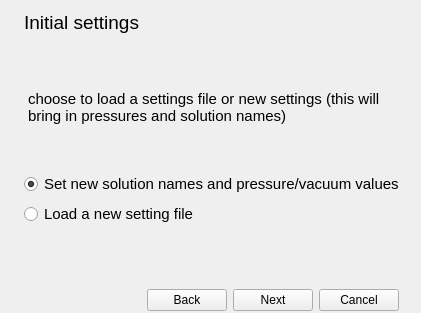
         <widget class="QWidget" name="page_2">
          <layout class="QGridLayout" name="gridLayout_14">
           <property name="bottomMargin">
            <number>0</number>
           </property>
           <item row="3" column="1">
            <widget class="QRadioButton" name="radioButton_2">
             <property name="font">
              <font>
               <pointsize>11</pointsize>
              </font>
             </property>
             <property name="text">
              <string>Set new solution names and pressure/vacuum values</string>
             </property>
             <property name="checked">
              <bool>true</bool>
             </property>
            </widget>
           </item>
           <item row="4" column="1">
            <widget class="QRadioButton" name="radioButton">
             <property name="font">
              <font>
               <pointsize>11</pointsize>
              </font>
             </property>
             <property name="text">
              <string>Load a new setting file</string>
             </property>
            </widget>
           </item>
           <item row="2" column="1" colspan="2">
            <widget class="QPlainTextEdit" name="plainTextEdit_2">
             <property name="sizePolicy">
              <sizepolicy hsizetype="Expanding" vsizetype="Minimum">
               <horstretch>0</horstretch>
               <verstretch>0</verstretch>
              </sizepolicy>
             </property>
             <property name="maximumSize">
              <size>
               <width>16777215</width>
               <height>80</height>
              </size>
             </property>
             <property name="font">
              <font>
               <pointsize>11</pointsize>
              </font>
             </property>
             <property name="styleSheet">
              <string notr="true">QPlainTextEdit {
    background-color: transparent;
    /*background-image: url(draft.png);*/
    background-attachment: scroll;
}</string>
             </property>
             <property name="frameShape">
              <enum>QFrame::NoFrame</enum>
             </property>
             <property name="plainText">
              <string>choose to load a settings file or new settings (this will bring in pressures and solution names)</string>
             </property>
            </widget>
           </item>
           <item row="5" column="1">
            <spacer name="verticalSpacer">
             <property name="orientation">
              <enum>Qt::Vertical</enum>
             </property>
             <property name="sizeType">
              <enum>QSizePolicy::Expanding</enum>
             </property>
             <property name="sizeHint" stdset="0">
              <size>
               <width>20</width>
               <height>40</height>
              </size>
             </property>
            </spacer>
           </item>
           <item row="0" column="0" rowspan="7">
            <widget class="QLabel" name="label_5">
             <property name="maximumSize">
              <size>
               <width>140</width>
               <height>16777215</height>
              </size>
             </property>
             <property name="text">
              <string/>
             </property>
             <property name="pixmap">
              <pixmap>icons/watermark2.png</pixmap>
             </property>
             <property name="alignment">
              <set>Qt::AlignLeading|Qt::AlignLeft|Qt::AlignTop</set>
             </property>
            </widget>
           </item>
           <item row="1" column="1">
            <spacer name="verticalSpacer_2">
             <property name="orientation">
              <enum>Qt::Vertical</enum>
             </property>
             <property name="sizeHint" stdset="0">
              <size>
               <width>20</width>
               <height>40</height>
              </size>
             </property>
            </spacer>
           </item>
           <item row="0" column="1">
            <widget class="QLabel" name="label_4">
             <property name="font">
              <font>
               <pointsize>14</pointsize>
              </font>
             </property>
             <property name="text">
              <string>Initial settings</string>
             </property>
            </widget>
           </item>
           <item row="6" column="1" colspan="2">
            <widget class="QGroupBox" name="groupBox_2">
             <property name="maximumSize">
              <size>
               <width>16777215</width>
               <height>45</height>
              </size>
             </property>
             <property name="styleSheet">
              <string notr="true">QGroupBox {
    border: 2px solid transparent;
}</string>
             </property>
             <property name="title">
              <string/>
             </property>
             <layout class="QGridLayout" name="gridLayout_8">
              <property name="bottomMargin">
               <number>0</number>
              </property>
              <item row="0" column="2">
               <widget class="QPushButton" name="pushButton_back2">
                <property name="text">
                 <string>Back</string>
                </property>
               </widget>
              </item>
              <item row="0" column="4">
               <widget class="QPushButton" name="pushButton_cancel2">
                <property name="text">
                 <string>Cancel</string>
                </property>
               </widget>
              </item>
              <item row="0" column="1">
               <spacer name="horizontalSpacer_2">
                <property name="orientation">
                 <enum>Qt::Horizontal</enum>
                </property>
                <property name="sizeHint" stdset="0">
                 <size>
                  <width>40</width>
                  <height>20</height>
                 </size>
                </property>
               </spacer>
              </item>
              <item row="0" column="3">
               <widget class="QPushButton" name="pushButton_next2">
                <property name="text">
                 <string>Next</string>
                </property>
               </widget>
              </item>
             </layout>
            </widget>
           </item>
          </layout>
         </widget>
